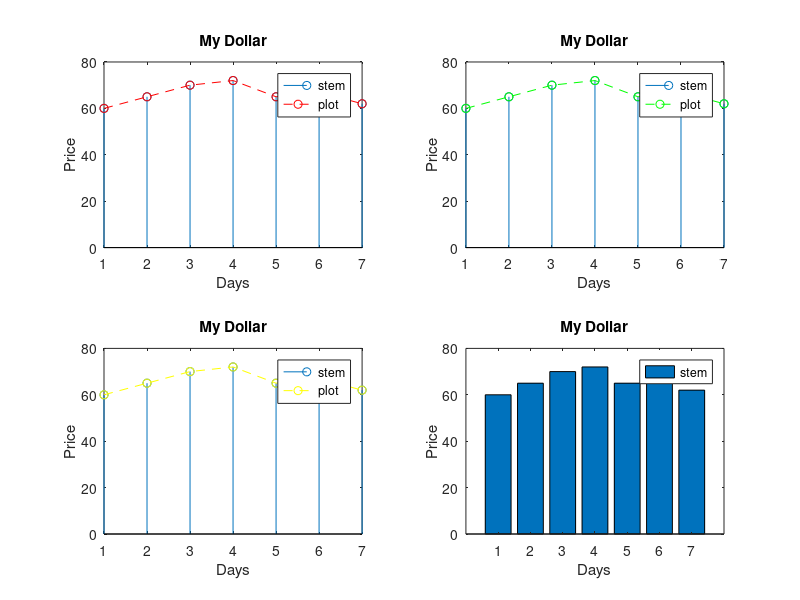

Reproduce this figure in MATLAB.
clear
close all
clc

X=[1 2 3 4 5 6 7];
Y=[60 65 70 72 65 67 62];

subplot(2,2,1);
stem(X, Y);hold on;
plot(X,Y,'r--o');hold off;
xlabel('Days');
ylabel('Price');
title('My Dollar');
legend('stem','plot');

subplot(2,2,2);
stem(X, Y);hold on;
plot(X,Y,'g--o');hold off;
xlabel('Days');
ylabel('Price');
title('My Dollar');
legend('stem','plot');

subplot(2,2,3);
stem(X, Y);hold on;
plot(X,Y,'y--o');hold off;
xlabel('Days');
ylabel('Price');
title('My Dollar');
legend('stem','plot');

subplot(2,2,4);
bar(X,Y);
xlabel('Days');
ylabel('Price');
title('My Dollar');
legend('stem','plot');
